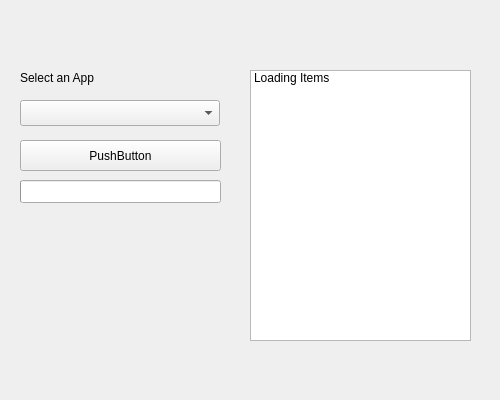
<?xml version="1.0" encoding="UTF-8"?>
<ui version="4.0">
 <class>MainWindow</class>
 <widget class="QMainWindow" name="MainWindow">
  <property name="geometry">
   <rect>
    <x>0</x>
    <y>0</y>
    <width>500</width>
    <height>400</height>
   </rect>
  </property>
  <property name="windowTitle">
   <string>Testfighter</string>
  </property>
  <widget class="QWidget" name="centralWidget">
   <widget class="QComboBox" name="comboBox">
    <property name="geometry">
     <rect>
      <x>20</x>
      <y>100</y>
      <width>200</width>
      <height>26</height>
     </rect>
    </property>
    <property name="toolTip">
     <string>Select Game to play</string>
    </property>
    <property name="styleSheet">
     <string notr="true">/*
down-arrow {image: url(noimg); border-width: 0px; width: 0px;}*/</string>
    </property>
    <property name="currentText">
     <string/>
    </property>
   </widget>
   <widget class="QProgressBar" name="progressBar">
    <property name="enabled">
     <bool>true</bool>
    </property>
    <property name="geometry">
     <rect>
      <x>20</x>
      <y>180</y>
      <width>201</width>
      <height>23</height>
     </rect>
    </property>
    <property name="value">
     <number>0</number>
    </property>
    <property name="textVisible">
     <bool>false</bool>
    </property>
    <property name="invertedAppearance">
     <bool>false</bool>
    </property>
   </widget>
   <widget class="QLabel" name="label">
    <property name="geometry">
     <rect>
      <x>20</x>
      <y>210</y>
      <width>195</width>
      <height>51</height>
     </rect>
    </property>
    <property name="styleSheet">
     <string notr="true">
/*font: 8pt &quot;:/fonts/E:/Downloads/uipack/Font/kenvector_future.ttf2&quot;;*/</string>
    </property>
    <property name="text">
     <string/>
    </property>
    <property name="alignment">
     <set>Qt::AlignLeading|Qt::AlignLeft|Qt::AlignTop</set>
    </property>
    <property name="wordWrap">
     <bool>true</bool>
    </property>
   </widget>
   <widget class="QListWidget" name="listWidget">
    <property name="geometry">
     <rect>
      <x>250</x>
      <y>70</y>
      <width>221</width>
      <height>271</height>
     </rect>
    </property>
    <property name="wordWrap">
     <bool>true</bool>
    </property>
    <item>
     <property name="text">
      <string>Loading Items</string>
     </property>
    </item>
   </widget>
   <widget class="QLabel" name="label_2">
    <property name="geometry">
     <rect>
      <x>20</x>
      <y>70</y>
      <width>111</width>
      <height>16</height>
     </rect>
    </property>
    <property name="text">
     <string>Select an App</string>
    </property>
   </widget>
   <widget class="QPushButton" name="pushButton">
    <property name="geometry">
     <rect>
      <x>20</x>
      <y>140</y>
      <width>201</width>
      <height>31</height>
     </rect>
    </property>
    <property name="text">
     <string>PushButton</string>
    </property>
   </widget>
   <widget class="QTextEdit" name="desc_label">
    <property name="geometry">
     <rect>
      <x>20</x>
      <y>180</y>
      <width>201</width>
      <height>81</height>
     </rect>
    </property>
    <property name="styleSheet">
     <string notr="true">border: 0px;
background-color: rgba(0,0,0,0);</string>
    </property>
   </widget>
  </widget>
 </widget>
 <layoutdefault spacing="6" margin="11"/>
 <resources/>
 <connections/>
</ui>
